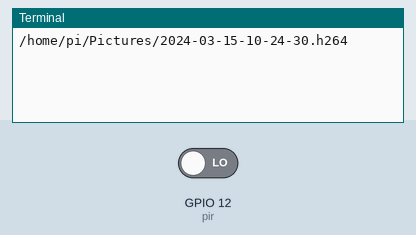
Simulated run of this program. Board: Raspberry Pi (BCM pin numbers). Shown: the last lines printed to the terminal. Inputs (shaded band) come from the test bench; at power-on: GPIO 12 (pir) LOW. The clock reads 2024-03-15 10:24:30 at power-on unless the program sets it; the camera gives no picture and a still takes 0.5 s.

Above: at 1.2 s.
1.3 s: GPIO 12 (pir) driven HIGH
At 2.3 s:
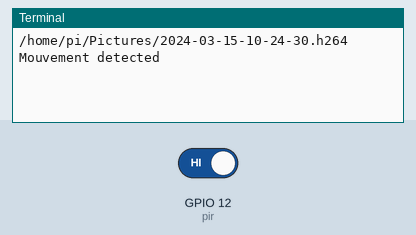
2.8 s: GPIO 12 (pir) driven LOW
At 3.5 s:
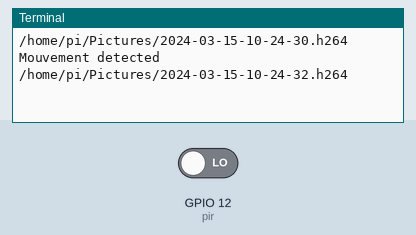

The program:

parent_detector.py
```python
from gpiozero import MotionSensor
# from picamera import Picamera
import picamera
from datetime import datetime

pir = MotionSensor(12)
# camera = PiCamera()

# camera.capture('home/pi/selfie.png')

with picamera.PiCamera() as camera:
    while True:
        now = (datetime.now())
        filename = "/home/pi/Pictures/{0:%Y}-{0:%m}-{0:%d}-{0:%H}-{0:%M}-{0:%S}.h264".format(now)
        print(filename)
        pir.wait_for_motion()
        print("Mouvement detected")
        camera.start_recording(filename)
        pir.wait_for_no_motion()
        camera.stop_recording()
```

Measured:
- after the input at 1.3 s, the terminal: prints a new line at once (image 1)
- after the input at 2.8 s, the terminal: prints a new line at once (image 2)
